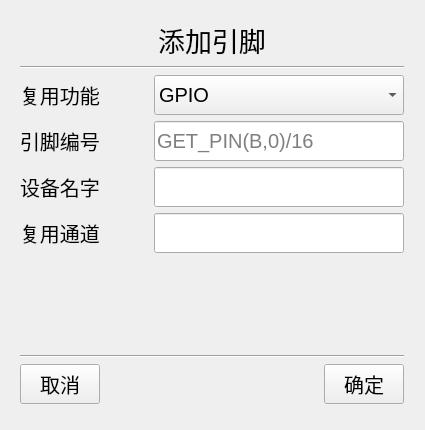
<?xml version="1.0" encoding="UTF-8"?>
<ui version="4.0">
 <class>PininfoUI</class>
 <widget class="QWidget" name="PininfoUI">
  <property name="geometry">
   <rect>
    <x>0</x>
    <y>0</y>
    <width>425</width>
    <height>430</height>
   </rect>
  </property>
  <property name="minimumSize">
   <size>
    <width>425</width>
    <height>430</height>
   </size>
  </property>
  <property name="maximumSize">
   <size>
    <width>425</width>
    <height>430</height>
   </size>
  </property>
  <property name="windowTitle">
   <string>Form</string>
  </property>
  <widget class="QWidget" name="layoutWidget">
   <property name="geometry">
    <rect>
     <x>20</x>
     <y>20</y>
     <width>384</width>
     <height>384</height>
    </rect>
   </property>
   <layout class="QGridLayout" name="gridLayout">
    <item row="3" column="0">
     <layout class="QVBoxLayout" name="verticalLayout_2">
      <item>
       <layout class="QVBoxLayout" name="verticalLayout">
        <item>
         <layout class="QHBoxLayout" name="horizontalLayout_5">
          <item>
           <layout class="QHBoxLayout" name="horizontalLayout_4">
            <item>
             <widget class="QLabel" name="label_2">
              <property name="minimumSize">
               <size>
                <width>110</width>
                <height>0</height>
               </size>
              </property>
              <property name="font">
               <font>
                <pointsize>15</pointsize>
               </font>
              </property>
              <property name="text">
               <string>复用功能</string>
              </property>
             </widget>
            </item>
            <item>
             <widget class="QComboBox" name="funcbox">
              <property name="minimumSize">
               <size>
                <width>250</width>
                <height>40</height>
               </size>
              </property>
              <property name="maximumSize">
               <size>
                <width>250</width>
                <height>40</height>
               </size>
              </property>
              <property name="font">
               <font>
                <pointsize>15</pointsize>
               </font>
              </property>
              <property name="sizeAdjustPolicy">
               <enum>QComboBox::AdjustToContents</enum>
              </property>
              <item>
               <property name="text">
                <string>GPIO</string>
               </property>
              </item>
              <item>
               <property name="text">
                <string>UART</string>
               </property>
              </item>
              <item>
               <property name="text">
                <string>PWM</string>
               </property>
              </item>
              <item>
               <property name="text">
                <string>ADC</string>
               </property>
              </item>
              <item>
               <property name="text">
                <string>DAC</string>
               </property>
              </item>
              <item>
               <property name="text">
                <string>SPI</string>
               </property>
              </item>
              <item>
               <property name="text">
                <string>I2C</string>
               </property>
              </item>
              <item>
               <property name="text">
                <string>USB</string>
               </property>
              </item>
             </widget>
            </item>
           </layout>
          </item>
         </layout>
        </item>
        <item>
         <layout class="QHBoxLayout" name="horizontalLayout_3">
          <item>
           <widget class="QLabel" name="rttpinlabel">
            <property name="minimumSize">
             <size>
              <width>110</width>
              <height>0</height>
             </size>
            </property>
            <property name="font">
             <font>
              <pointsize>15</pointsize>
             </font>
            </property>
            <property name="text">
             <string>引脚编号</string>
            </property>
           </widget>
          </item>
          <item>
           <widget class="QLineEdit" name="rttpinedit">
            <property name="minimumSize">
             <size>
              <width>0</width>
              <height>40</height>
             </size>
            </property>
            <property name="maximumSize">
             <size>
              <width>250</width>
              <height>40</height>
             </size>
            </property>
            <property name="font">
             <font>
              <pointsize>15</pointsize>
             </font>
            </property>
            <property name="alignment">
             <set>Qt::AlignLeading|Qt::AlignLeft|Qt::AlignVCenter</set>
            </property>
            <property name="placeholderText">
             <string>GET_PIN(B,0)/16</string>
            </property>
           </widget>
          </item>
         </layout>
        </item>
        <item>
         <layout class="QHBoxLayout" name="horizontalLayout_6">
          <item>
           <layout class="QHBoxLayout" name="horizontalLayout_2">
            <item>
             <widget class="QLabel" name="devnamelabel">
              <property name="minimumSize">
               <size>
                <width>110</width>
                <height>0</height>
               </size>
              </property>
              <property name="font">
               <font>
                <pointsize>15</pointsize>
               </font>
              </property>
              <property name="text">
               <string>设备名字</string>
              </property>
             </widget>
            </item>
            <item>
             <widget class="QLineEdit" name="devnameedit">
              <property name="minimumSize">
               <size>
                <width>250</width>
                <height>40</height>
               </size>
              </property>
              <property name="maximumSize">
               <size>
                <width>100</width>
                <height>40</height>
               </size>
              </property>
              <property name="font">
               <font>
                <pointsize>15</pointsize>
               </font>
              </property>
              <property name="alignment">
               <set>Qt::AlignLeading|Qt::AlignLeft|Qt::AlignVCenter</set>
              </property>
             </widget>
            </item>
           </layout>
          </item>
         </layout>
        </item>
        <item>
         <layout class="QHBoxLayout" name="horizontalLayout_7">
          <item>
           <layout class="QHBoxLayout" name="horizontalLayout">
            <item>
             <widget class="QLabel" name="channellabel">
              <property name="minimumSize">
               <size>
                <width>110</width>
                <height>0</height>
               </size>
              </property>
              <property name="font">
               <font>
                <pointsize>15</pointsize>
               </font>
              </property>
              <property name="text">
               <string>复用通道</string>
              </property>
             </widget>
            </item>
            <item>
             <widget class="QLineEdit" name="channeledit">
              <property name="minimumSize">
               <size>
                <width>250</width>
                <height>40</height>
               </size>
              </property>
              <property name="maximumSize">
               <size>
                <width>100</width>
                <height>40</height>
               </size>
              </property>
              <property name="font">
               <font>
                <pointsize>15</pointsize>
               </font>
              </property>
              <property name="alignment">
               <set>Qt::AlignLeading|Qt::AlignLeft|Qt::AlignVCenter</set>
              </property>
             </widget>
            </item>
           </layout>
          </item>
         </layout>
        </item>
       </layout>
      </item>
      <item>
       <spacer name="verticalSpacer">
        <property name="orientation">
         <enum>Qt::Vertical</enum>
        </property>
        <property name="sizeHint" stdset="0">
         <size>
          <width>20</width>
          <height>40</height>
         </size>
        </property>
       </spacer>
      </item>
      <item>
       <widget class="Line" name="line_2">
        <property name="orientation">
         <enum>Qt::Horizontal</enum>
        </property>
       </widget>
      </item>
      <item>
       <layout class="QHBoxLayout" name="horizontalLayout_8">
        <item>
         <widget class="QPushButton" name="cancebtn">
          <property name="minimumSize">
           <size>
            <width>80</width>
            <height>40</height>
           </size>
          </property>
          <property name="maximumSize">
           <size>
            <width>80</width>
            <height>40</height>
           </size>
          </property>
          <property name="font">
           <font>
            <pointsize>15</pointsize>
           </font>
          </property>
          <property name="text">
           <string>取消</string>
          </property>
         </widget>
        </item>
        <item>
         <spacer name="horizontalSpacer">
          <property name="orientation">
           <enum>Qt::Horizontal</enum>
          </property>
          <property name="sizeHint" stdset="0">
           <size>
            <width>40</width>
            <height>20</height>
           </size>
          </property>
         </spacer>
        </item>
        <item>
         <widget class="QPushButton" name="addbtn">
          <property name="minimumSize">
           <size>
            <width>80</width>
            <height>40</height>
           </size>
          </property>
          <property name="maximumSize">
           <size>
            <width>80</width>
            <height>40</height>
           </size>
          </property>
          <property name="font">
           <font>
            <pointsize>15</pointsize>
           </font>
          </property>
          <property name="text">
           <string>确定</string>
          </property>
         </widget>
        </item>
       </layout>
      </item>
     </layout>
    </item>
    <item row="1" column="0">
     <widget class="QLabel" name="namelabel">
      <property name="minimumSize">
       <size>
        <width>110</width>
        <height>0</height>
       </size>
      </property>
      <property name="font">
       <font>
        <pointsize>20</pointsize>
       </font>
      </property>
      <property name="text">
       <string>添加引脚</string>
      </property>
      <property name="alignment">
       <set>Qt::AlignCenter</set>
      </property>
     </widget>
    </item>
    <item row="2" column="0">
     <widget class="Line" name="line">
      <property name="orientation">
       <enum>Qt::Horizontal</enum>
      </property>
     </widget>
    </item>
   </layout>
  </widget>
 </widget>
 <resources/>
 <connections/>
</ui>
